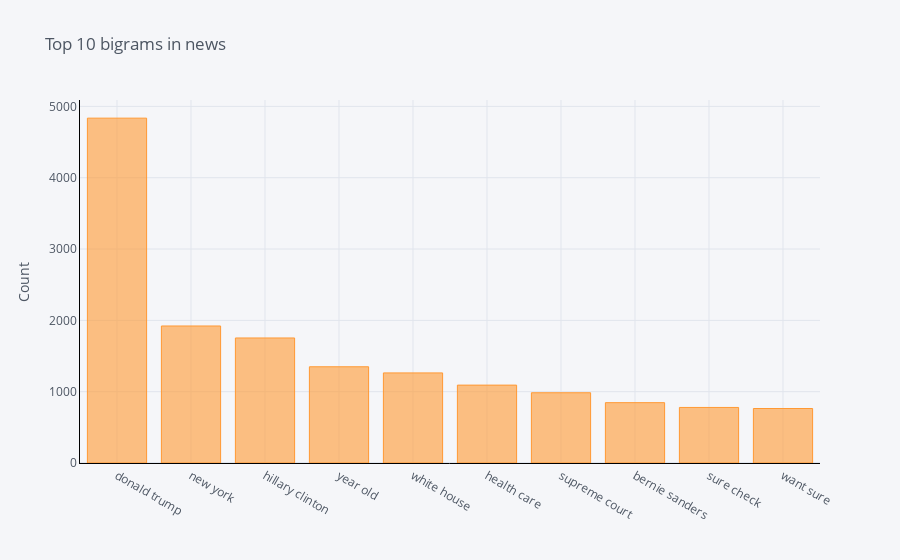

The notebook cell this image was saved under:
### Code cell
plot_top_n_bigram(df_top_10_category['news'],title='Top 10 bigrams in news',n=10)

### Figure 1 — Plotly figure (JSON) as saved in the notebook; plotly's stock layout.template omitted (floating-point values rounded to 4 significant figures)
{"data": [{"marker": {"color": "rgba(255, 153, 51, 0.6)", "line": {"color": "rgba(255, 153, 51, 1.0)", "width": 1}}, "name": "count", "orientation": "v", "text": "", "type": "bar", "x": ["donald trump", "new york", "hillary clinton", "year old", "white house", "health care", "supreme court", "bernie sanders", "sure check", "want sure"], "y": [4835, 1921, 1753, 1349, 1263, 1092, 985, 846, 779, 764]}], "layout": {"legend": {"bgcolor": "#F5F6F9", "font": {"color": "#4D5663"}}, "paper_bgcolor": "#F5F6F9", "plot_bgcolor": "#F5F6F9", "title": {"font": {"color": "#4D5663"}, "text": "Top 10 bigrams in news"}, "xaxis": {"gridcolor": "#E1E5ED", "linecolor": "black", "showgrid": true, "tickfont": {"color": "#4D5663"}, "title": {"font": {"color": "#4D5663"}, "text": ""}, "zerolinecolor": "#E1E5ED"}, "yaxis": {"gridcolor": "#E1E5ED", "linecolor": "black", "showgrid": true, "tickfont": {"color": "#4D5663"}, "title": {"font": {"color": "#4D5663"}, "text": "Count"}, "zerolinecolor": "#E1E5ED"}}}
